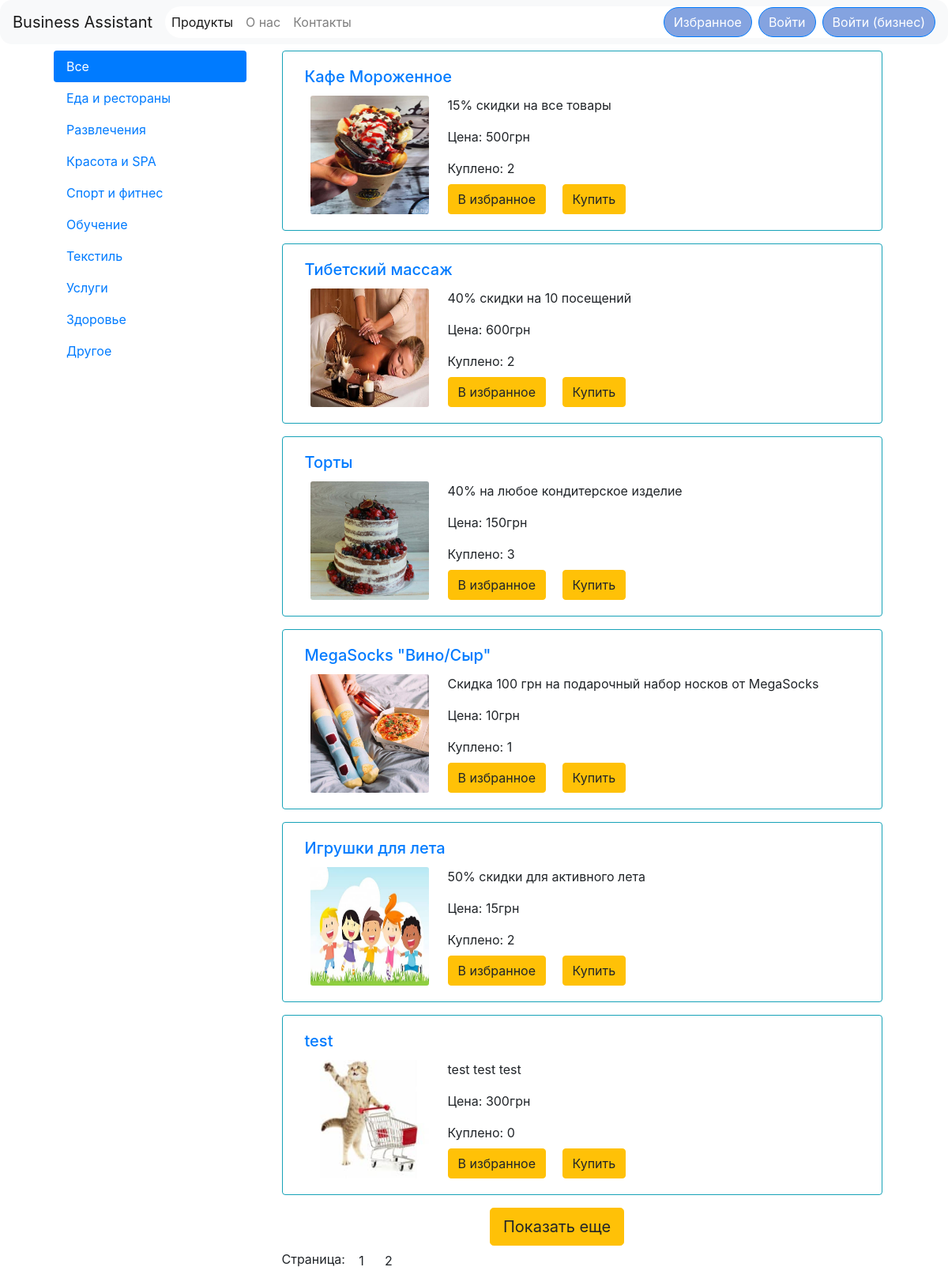
The app's page /shop/index.php with its own data.
### tables this page shows
CREATE TABLE `categories` (
  `id` int(11) NOT NULL,
  `status` varchar(10) NOT NULL DEFAULT 'Добавлено',
  `title` varchar(255) NOT NULL
);

CREATE TABLE `products` (
  `id` int(11) NOT NULL,
  `request_id` int(11) NOT NULL,
  `title` varchar(255) NOT NULL,
  `cost` int(11) NOT NULL,
  `description` varchar(255) NOT NULL,
  `content` text NOT NULL,
  `image` varchar(255) NOT NULL,
  `category_id` int(11) NOT NULL,
  `status` varchar(10) NOT NULL DEFAULT 'Добавлено'
);

### shop/parts/product_card.php (the view)
<div class="col-12">
    <div class="card border-info mb-3">
        <div class="card-body">
            <h5 class="card-title text-left ml-2">
                <a href="/shop/product.php?id=<?php echo $row['id']; ?>">
                    <?php echo $row['title']; ?>
                </a>
            </h5>
            <div class="col-md-4">
                <img style="height: 150px; width: 150px;" src="/shop/images/<?php echo $row['image']; ?>" alt='Продукт' class="card-img float-left mr-4">
            </div>
            <div>
                <p class="card-text"><?php echo $row['description']; ?></p>
                <p class="card-text">Цена: <?php echo $row['cost']; ?>грн</p>
                <?php
                $sql1 = "SELECT * FROM `orders`";
                $result1 = $conn->query($sql1);
                $col_order_product = 0;
                while ($order = mysqli_fetch_assoc($result1)) {
                    if ($order['product_id'] == $row['id']) {
                        $col_order_product++;
                    }
                }
                ?>
                <p class="card-text">Куплено: <?php echo $col_order_product; ?></p>
            </div>
            <a class="btn btn-warning mt-2" onclick="addToFavorites(this)" data-id='<?php echo $row['id']; ?>'>
                В избранное
            </a>
            <a class="btn btn-warning ml-3 mt-2" href="order.php?id='<?php echo $row['id']; ?>'">
                Купить
            </a>
        </div>
    </div>
</div>

### shop/index.php (shortened to what this page needs)
<?php
include 'configs/db.php';
include 'parts/header.php';
?>
<div class="container">
	<div class="row m-2">
	  	<div class="col-3">
		    <?php include $_SERVER['DOCUMENT_ROOT'] . '/shop/parts/cat_nav.php'; ?>
	  	</div>
	  	<div class="col-9">
	  		<div class="container">
				<div class="row" id='products'>
					<?php
					if (isset($_GET['page'])){
						$page = $_GET['page'];
					} else {
						$page = 1;
					}
					$kol = 6;
					$art = ($page * $kol) - $kol;
					$sql = "SELECT * FROM `products` WHERE `status`= 'Добавлено' LIMIT $art, $kol";
					$result = $conn->query($sql);
					while ($row = mysqli_fetch_assoc($result)) {
					include 'parts/product_card.php';
					}
					?>
				</div>
				<div class="row">
					<div class="col-4 offset-4">
						<button class="btn btn-warning btn-lg" id='show-more'>Показать еще</button>
					</div>
				</div>
<?php
include 'modules/products/nav_page.php';
include 'parts/footer.php';
?>

### shop/parts/cat_nav.php
<div class="nav flex-column nav-pills" id="v-pills-tab" role="tablist" aria-orientation="vertical">
	 <a class="nav-link <?php if(!isset($_GET['id'])){ ?> active <?php } ?>" href="/shop/">Все</a>
	<?php
	$sql1 = "SELECT * FROM categories WHERE `status` = 'Добавлено'";
	$result1 = $conn->query($sql1);
	while ($row1 = mysqli_fetch_assoc($result1)) {
		if(isset($_GET['id']) && $_GET['id'] == $row1['id']) {
			echo "<a class='nav-link active' href='/shop/cat.php?id=" . $row1["id"] . "'>" . $row1["title"] . "</a>";
		} else {
			echo "<a class='nav-link' href='/shop/cat.php?id=" . $row1["id"] . "'>" . $row1["title"] . "</a>";
		}
	}
	?>
</div>

### records on screen
categories: title "Еда и рестораны"
categories: title "Развлечения"
categories: title "Красота и SPA"
categories: title "Спорт и фитнес"
categories: title "Обучение"
categories: title "Текстиль"
categories: title "Услуги"
categories: title "Здоровье"
categories: title "Другое"
products: title "Кафе Мороженное", image (picture), description "15% скидки на все товары", cost "500", col_order_product "2"
products: title "Тибетский массаж", image (picture), description "40% скидки на 10 посещений", cost "600", col_order_product "2"
products: title "Торты", image (picture), description "40% на любое кондитерское изделие", cost "150", col_order_product "3"
products: title "MegaSocks \"Вино/Сыр\"", image (picture), description "Скидка 100 грн на подарочный набор носков от MegaSocks", cost "10", col_order_product "1"
products: title "Игрушки для лета", image (picture), description "50% скидки для активного лета", cost "15", col_order_product "2"
products: title "test", image (picture), description "test test test", cost "300", col_order_product "0"

### other values on screen
$nameSite "Business Assistant"
